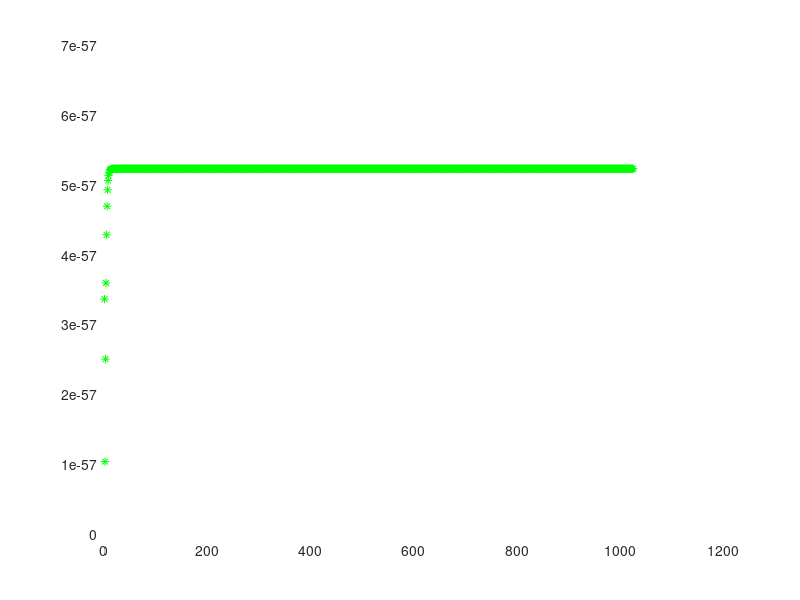
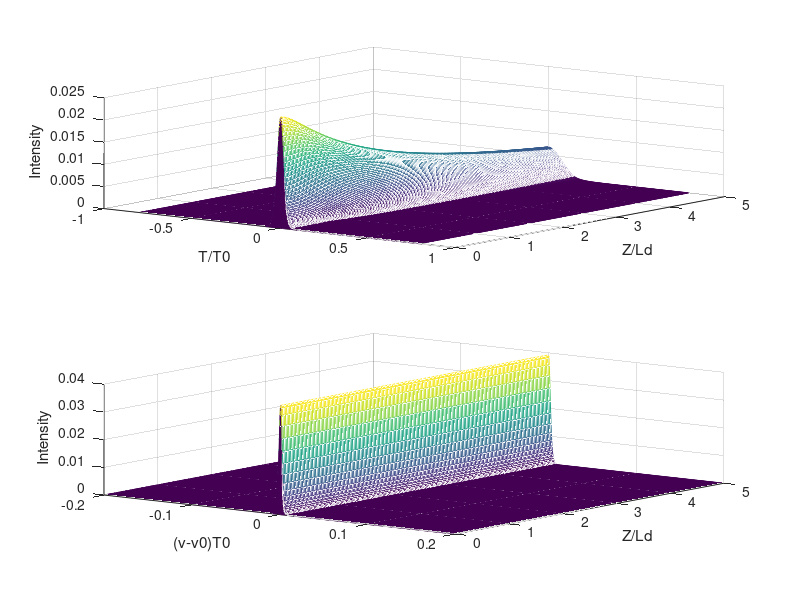

Source code (MATLAB) for these figures, in order:
% This code solves the NLS equation with the split-step method
% idu/ dz - sgn(beta2) /2 d^2u/d(tau) ^2+N ^2*|u| ^2*|u| ^2u=0
% [redacted]

%  idu/ dz - sgn(beta2) /2 d^2u/d(tau) ^2+N ^2*|u|^2 * u=0
% SS
%     du/dz = i sgn(beta2)/2 d^2u/dtau^2 + i N^2 *|u|^2 u  
%     direct integration in z:  u(x0+dz) = u(x0) exp(O dz) 
%     1)  In freq domain: O = FT[i sgn(beta2)/2 d^2u/dtau^2] = i sgn(beta2)/2 omega^2
%         lindisp = exp(i sgn(beta2)/2 omega^2 dz)
%         u(f,x0+dz) = u(f,x0) * lindisp
%     2)  In time domain 0 = N ^2*|u| ^2 and u(t) = fff(u(f)
%         u(t,x0+dz) = u(t,x0) exp(i N ^2 *dz |u| ^2)
%
% FD:
%    du/dz = i sgn(beta2)/2 d^2u/dtau^2 + i N^2 *|u|^2 u  
% 1) disp
%         i sgn(beta2)/2 d^2u/dtau^2 = i sgn(beta2)/2 G u
%                    du/dz = i sgn(beta2)/2 G u
%                    du(n)/dz  = alpha * (u(n+1) - 2 u(n) + u(n-1))
%                    (u - up)/dz = i sgn(beta2)/2 G u
%                    (I - dz i sgn(beta2)/2 G) u = up
%                    u = (1 - dz i sgn(beta2)/2 G)\up
%   2) nonlinear
%       u(t,x0+dz) = u(t,x0) exp(i N ^2 *dz |u| ^2)

%FFFFFFIIIIXXXXXXXX
%Does not work for non zero sigma value if only one wave
%sigma set to 0 if only one wave. should recheck math to see if multiwave
%approach is valid.
clear;
close all;

set(0,'DefaultFigureWindowStyle','docked')

UserInput = 0;
% UserInput = input('User Input? 1 or 0');

% T = t - z/Vg
% tau = T/T0 -- T0 is pulse width
% tau = (t-z/Vg)/T0;
% Ld = T0^2/abs(Beta2);
% Lnl = 1/(gamma P0) -- P0 is pulse peak power
% 
% beta2 ~ 20 ps^2/km
% gamma ~ 1/(W Km)
% T0 > 100 ps
% P0 ~ 1 W
% L ~ 50Km
% alpha ~ 0.2dB/km
% beta1 = 1/Vg = 1/(c/ng) = ng/c  ~1.47/3.0e8 s/m
%

if (UserInput)

    distance= 0+ input('Enter fiber length (in units of L_D) = ');% based off of first wave; entire length, graphed at the end
    sigma=0;
    
    % specify input parameters
    beta1 = 1;
    beta2 =  0 + input('dispersion: 1 for normal, -1 for anomalous = '); % dispersion of the group velocity (responsible for pulse broadening)
    N = 0 + input('Nonlinear parameter N = '); %Solition order
    mshape = 0;%input('m = 0 for sech, m > 0 for super-Gaussian = '); % decided on input wave
    alpha = 0+ input('alpha, positive for loss, negative for gain = ');% loss or gain factor (same for each wave?)
    ss = 0+ input('self steepening factor = ');
    
    chirp0 = 0; % input pulse chirp (default value)
else
    beta2 = 20; % ps^2/Km
    T0 = 100;   % ps
    L = 50;     % km
    
    Ld = T0^2/abs(beta2);    % Km
    Ln1 = 1;                 % 1/(W Km)
    beta1 = 1.47/3.0e8*1000; % s/km
    beta1 = beta1/1e-12;     % ps/km
    
    Pl = T0/beta1;  % Km
    Plm = Pl*1000;
    
    % normalized Z = z/Ld  tau = T/T0 T = t - beta1 z or t = T + beta1 z
    %                                                      = T + beta1 Ld*Z        
    % 
    %                 t = tau*T0 + beta1*Ld*Z = tau*T0 + Toff;   
    
    distance=5;% 
    sigma=0;
    
    % specify input parameters (Normalized)
    beta2 = -1; % this captures actual beta2 value in Ld normalization
    N = 0.0;
    mshape = 0;%input('m = 0 for sech, m > 0 for super-Gaussian = '); % decided on input wave
    alpha = 0;
    ss = 0;

    chirp0 = 0; % input pulse chirp (default value)
end

% set simulation parameters
nt = 1024; Tmax = 32; % FFT points and window size for graphs
% step_num = round (20 * distance * N{1}^2); % No. of z steps
step_num = 200;
deltaz = distance/step_num; % step size in z
dtau = (2 * Tmax)/nt; % step size in tau (radians from z)

% tau and omega arrays
tau = (-nt/2:nt/2-1) * dtau; % temporal grid
omega = (pi/Tmax) * [(0:nt/2-1) (-nt/2:-1)]; % frequency grid

if mshape==0 % soliton sech shape creationg of input wave
    uu = sech(tau).* exp(-0.5i* chirp0* tau.^2);
else % super-Gaussian (only seems to be real numbers)
    uu = exp(-0.5* (1+1i*chirp0).*tau.^(2*mshape));
end

% store dispersive phase shifts to speedup code
lindispersion = exp(0.5i*beta2*omega.^2*deltaz-0.5*alpha*deltaz); %phase factor, includes alpha
hhz= 1i*N^2 *deltaz; %nonlinear phase factor
temp = uu.*exp(abs(uu).^2*hhz/2); % note hhz/2 first step, hhz (non-linear) decay
tempFD = temp;

G = zeros(nt);
D = eye(nt);
for j=1:nt
    if j == 1
        G(j,nt) = 1;
        G(j,j) = - 2;
        G(j,j+1) = 1;
    elseif j == nt
            G(j,j-1) = 1;
            G(j,j) = -2;
            G(j,1) = 1;
    else
        G(j,j-1) = 1;
        G(j,j) = -2;
        G(j,1) = 1;
    end
end
G = G/(dtau*dtau);

LG =  (D - deltaz*0.5i*beta2*G);
[l,u] = lu(LG);

duudt = fft(ifft(temp).*omega.^2);
duuFDdt = G*tempFD';


for n=1:step_num
    %calculating derivatives of wave in frequency and time domain
    
    
    plot(abs(temp).^2);
    hold
    plot(abs(tempFD).^2,'r+');

    % Line Disp 
    f_temp = ifft(temp).*lindispersion; % step using dispersion decay (goes from wave 1-number; taking advantage of the way this loop works)
    uu = fft(f_temp); %amplitude updates the wave at that step (after step at line 73)
    % 
    uuFD = (u\(l\(tempFD')))';
    
    plot(abs(uu).^2,'bo');
    plot(abs(uuFD).^2,'g*');
    
    drawnow();
    pause(0.1)
    
    %non linear dispersion
    temp = uu.*exp((abs(uu).^2).*hhz); 
    tempFD = uuFD.*exp((abs(uuFD).^2).*hhz); 
    
    f_temp = ifft(temp);% stores the frequency domain; used later to store final wave
        
    tempplot = fftshift(ifft(uu)).*(nt*dtau)/sqrt(2*pi);% plotted spectrum
    tempplotFD = fftshift(ifft(uuFD)).*(nt*dtau)/sqrt(2*pi);% plotted spectrum
    
    % logs data at every step (except last)so it may be plotted later
    wavespace(n+1,:)= abs(uu).^2;
    wavespaceFD(n+1,:)= abs(uuFD).^2;
    wavefreq(n+1,:)=abs(tempplot).^2;
    wavefreqFD(n+1,:)=abs(tempplotFD).^2;
    
end

figure;% to create new plot

Za = deltaz.*(0:step_num)
Toff = Za*beta1*Ld; %ps

t = 512*dtau*T0; 
TT = Toff + t;

% plotting wave envelope
subplot(2,1,1)
mesh(deltaz.*tau,deltaz.*(0:step_num),deltaz.*wavespace)
xlabel('T/T0');
ylabel('Z/Ld');
zlabel('Intensity');
view(37.5,30);

% plotting frequency envelope
subplot(2,1,2)
mesh(deltaz.*fftshift(omega)/(2*pi),deltaz.*(0:step_num), deltaz.*wavefreq)
xlabel('(v-v0)T0');
ylabel('Z/Ld');
zlabel('Intensity');
view(37.5,30);
